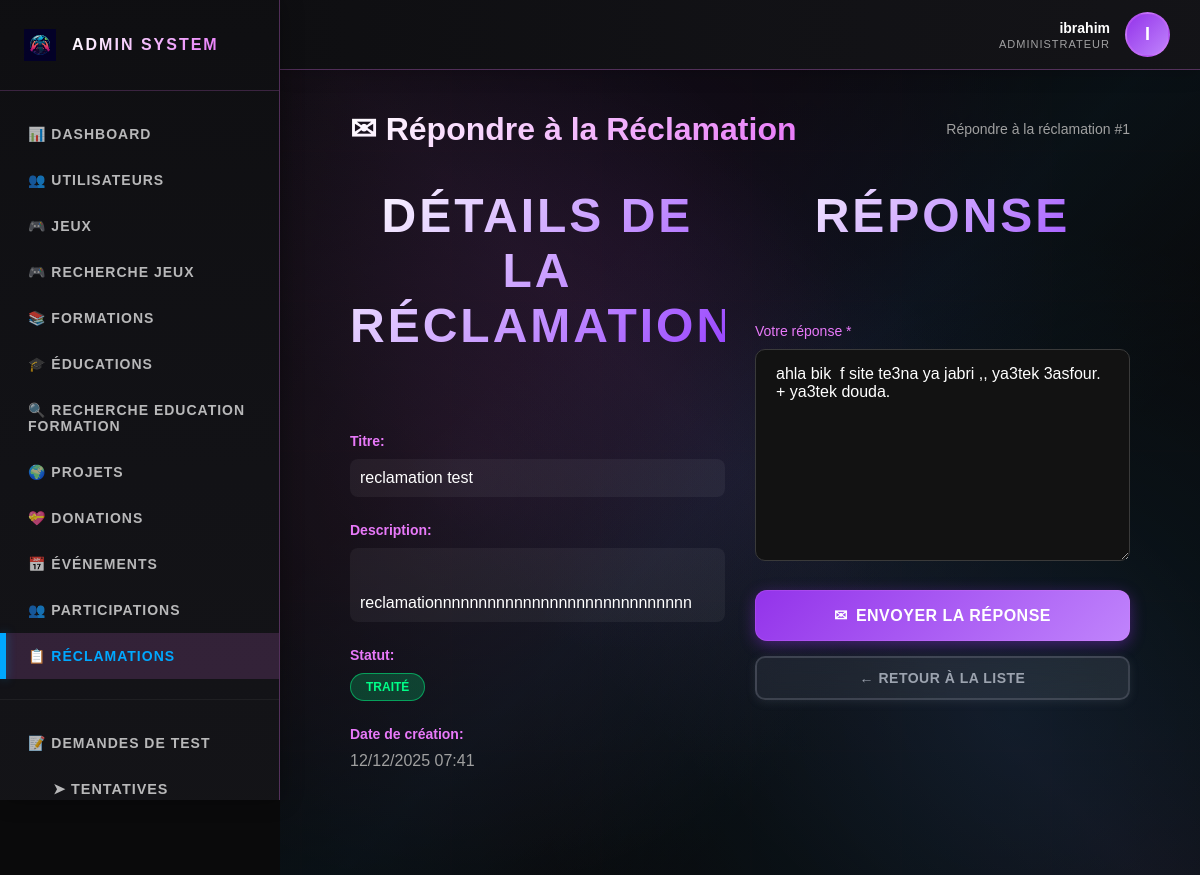
Screenshot of /?action=admin_reclamation_respond&id=1 (signed in) with the database file from the repository.
### tables this page shows
CREATE TABLE `users` (
  `id` int(11) NOT NULL,
  `username` varchar(50) NOT NULL,
  `email` varchar(100) NOT NULL,
  `password` varchar(255) NOT NULL,
  `verification_code` varchar(6) DEFAULT NULL,
  `email_verified` tinyint(1) DEFAULT 0,
  `role` enum('player','moderator','admin') DEFAULT 'player',
  `status` enum('active','inactive','banned') DEFAULT 'active',
  `created_at` timestamp NOT NULL DEFAULT current_timestamp(),
  `updated_at` timestamp NOT NULL DEFAULT current_timestamp() ON UPDATE current_timestamp(),
  `face_descriptor` text DEFAULT NULL COMMENT 'Descripteur facial encodé en JSON',
  `face_registered_at` timestamp NULL DEFAULT NULL COMMENT 'Date d''enregistrement du visage',
  `face_enabled` tinyint(1) DEFAULT 0 COMMENT 'Activer/désactiver la connexion par visage',
  `reset_code` varchar(64) DEFAULT NULL,
  `reset_code_expires` datetime DEFAULT NULL,
  `avatar` varchar(255) DEFAULT NULL,
  `medal` enum('none','bronze','silver','gold') DEFAULT 'none',
  `medal_notification_seen` tinyint(1) DEFAULT 1,
  `banned_until` datetime DEFAULT NULL
);

CREATE TABLE `reclamations` (
  `id` int(11) NOT NULL,
  `titre` varchar(255) NOT NULL,
  `description` text NOT NULL,
  `image_path` varchar(500) DEFAULT NULL,
  `user_id` int(11) NOT NULL,
  `reponse` text DEFAULT NULL,
  `statut` enum('en_attente','traité') DEFAULT 'en_attente',
  `created_at` timestamp NOT NULL DEFAULT current_timestamp(),
  `updated_at` timestamp NOT NULL DEFAULT current_timestamp() ON UPDATE current_timestamp()
);

### controllers/ReclamationController.php (called while the page is built, shortened)
<?php
require_once __DIR__ . '/../models/Reclamation.php';
class ReclamationController {
    private $reclamation;
    public function __construct($db) {
        $this->reclamation = new Reclamation($db);
    }
    public function adminRespond() {
        $id = isset($_GET['id']) ? (int)$_GET['id'] : 0;
        if (!$this->reclamation->getById($id)) {
            $_SESSION['admin_error'] = "Réclamation introuvable.";
            header("Location: ?action=admin_reclamations");
            exit;
        }
        $currentPage = 'admin_reclamations';
        include "views/admin/includes/header.php";
        include "views/admin/reclamation_respond.php";
        include "views/admin/includes/footer.php";
    }
}
?>

### models/User.php (called while the page is built, shortened)
<?php
class User {
    private $conn;
    private $table_name = "users";
    public $id;
    public function __construct($db) {
        $this->conn = $db;
    }
    public function readOne() {
        $query = "SELECT * FROM " . $this->table_name . " WHERE id = ? LIMIT 0,1";
        $stmt = $this->conn->prepare($query);
        $stmt->bindParam(1, $this->id);
        $stmt->execute();
        $row = $stmt->fetch(PDO::FETCH_ASSOC);
        if($row) {
            $this->id = $row['id'];
            $this->username = $row['username'];
            return true;
        }
        return false;
    }
}
?>

### models/Reclamation.php (called while the page is built, shortened)
<?php
class Reclamation {
    private $conn;
    private $table_name = "reclamations";
    public function __construct($db) {
        $this->conn = $db;
    }
    public function getById($id) {
        $query = "SELECT * FROM " . $this->table_name . " WHERE id = ? LIMIT 0,1";
        $stmt = $this->conn->prepare($query);
        $stmt->bindParam(1, $id);
        $stmt->execute();
        $row = $stmt->fetch(PDO::FETCH_ASSOC);
        if($row) {
            $this->id = $row['id'];
            $this->titre = $row['titre'];
            $this->description = $row['description'];
            $this->reponse = $row['reponse'];
            $this->statut = $row['statut'];
            $this->created_at = $row['created_at'];
            return true;
        }
        return false;
    }
}
?>

### views/admin/reclamation_respond.php (the view, shortened to what this page needs)
<section class="admin-content">
    <div class="admin-bg"></div>
    <div class="admin-container">
        <div class="admin-header-section">
            <h2>✉ Répondre à la Réclamation</h2>
            <p style="color: #a0a0a0; font-size: 14px;">Répondre à la réclamation #<?php echo $this->reclamation->id; ?></p>
        </div>
        <div class="dashboard-grid">
            <div class="section-card">
                <div class="section-header">
                    <h2 class="section-title">Détails de la Réclamation</h2>
                </div>
                <div class="admin-form-group">
                    <label><strong>Titre:</strong></label>
                    <p style="color: #ffffff; padding: 10px; background: rgba(255, 255, 255, 0.05); border-radius: 8px;">
                        <?php echo htmlspecialchars($this->reclamation->titre); ?>
                    </p>
                </div>
                <div class="admin-form-group">
                    <label><strong>Description:</strong></label>
                    <p style="color: #ffffff; padding: 10px; background: rgba(255, 255, 255, 0.05); border-radius: 8px; white-space: pre-wrap;">
                        <?php echo nl2br(htmlspecialchars($this->reclamation->description)); ?>
                    </p>
                </div>
                <div class="admin-form-group">
                    <label><strong>Statut:</strong></label>
                    <p>
                        <span style="display: inline-block; padding: 6px 15px; border-radius: 15px; font-size: 12px; font-weight: 700; text-transform: uppercase; <?php echo $this->reclamation->statut == 'traité' ? 'background: rgba(0, 255, 136, 0.2); border: 1px solid rgba(0, 255, 136, 0.5); color: #00ff88;' : 'background: rgba(255, 204, 0, 0.2); border: 1px solid rgba(255, 204, 0, 0.5); color: #ffcc00;'; ?>">
                            <?php echo ucfirst($this->reclamation->statut); ?>
                        </span>
                    </p>
                </div>
                <div class="admin-form-group">
                    <label><strong>Date de création:</strong></label>
                    <p style="color: #a0a0a0;">
                        <?php echo date('d/m/Y H:i', strtotime($this->reclamation->created_at)); ?>
                    </p>
                </div>
            </div>
            <div class="section-card">
                <div class="section-header">
                    <h2 class="section-title">Réponse</h2>
                </div>
                <form method="POST" action="?action=admin_reclamation_respond&id=<?php echo $this->reclamation->id; ?>">
                    <div class="admin-form-group">
                        <label for="reponse">Votre réponse *</label>
                        <textarea id="reponse" name="reponse" rows="10" required
                                  placeholder="Tapez votre réponse ici..."><?php echo htmlspecialchars($this->reclamation->reponse ?? ''); ?></textarea>
                    </div>
                    <button type="submit" class="btn-reclamation-send">
                        <span style="margin-right: 8px;">✉</span>
                        Envoyer la Réponse
                    </button>
                    <a href="?action=admin_reclamations" class="btn-reclamation-cancel" style="display: block; text-align: center; text-decoration: none; margin-top: 15px;">
                        ← Retour à la liste
                    </a>
                </form>
            </div>
        </div>
    </div>
</section>

### views/admin/includes/header.php (shortened to what this page needs)
<!DOCTYPE html>
<html lang="fr">
<head>
    <link rel="stylesheet" href="https://cdnjs.cloudflare.com/ajax/libs/font-awesome/6.4.0/css/all.min.css">
    <link rel="stylesheet" href="public/css/templatemo-prism-flux.css">
</head>
<body>
    <?php
    $adminUsername = $_SESSION['username'] ?? 'Admin';
    $adminUserId = $_SESSION['user_id'] ?? null;
    $adminInitial = strtoupper(substr($adminUsername, 0, 1));
    $adminName = $adminUsername;
    if ($adminUserId) {
        try {
            if (!isset($db)) {
                $database = new Database();
                $db = $database->getConnection();
            }
            require_once "models/User.php";
            $userModel = new User($db);
            $userModel->id = $adminUserId;
            if ($userModel->readOne()) {
                $adminName = $userModel->username ?? $adminUsername;
                $adminInitial = strtoupper(substr($adminName, 0, 1));
            }
        } catch (Exception $e) {
            error_log("Error fetching admin info: " . $e->getMessage());
        }
    }
    ?>
    <div class="admin-wrapper">
        <aside class="admin-sidebar">
            <div class="sidebar-header">
                <div class="sidebar-logo">
                    <img src="public/images/logo.png" alt="Logo" onerror="this.style.display='none'; this.parentElement.innerHTML='<div style=\'width: 40px; height: 40px; border-radius: 8px; background: linear-gradient(135deg, #9333ea, #c084fc); display: flex; align-items: center; justify-content: center; font-weight: 900; font-size: 20px; color: white;\'>M</div>';">
                </div>
                <div class="sidebar-title">Admin System</div>
            </div>
            <nav class="sidebar-nav">
                <a href="?action=admin_dashboard" class="sidebar-nav-item <?php echo (isset($currentPage) && $currentPage == 'admin') ? 'active' : ''; ?>">
                    📊 Dashboard
                </a>
                <a href="?action=admin_users" class="sidebar-nav-item <?php echo (isset($currentPage) && $currentPage == 'users') ? 'active' : ''; ?>">
                    👥 Utilisateurs
                </a>
                <a href="?action=admin_games" class="sidebar-nav-item <?php echo (isset($currentPage) && $currentPage == 'games') ? 'active' : ''; ?>">
                    🎮 Jeux
                </a>
                <a href="?action=admin_search_games" class="sidebar-nav-item <?php echo (isset($currentPage) && $currentPage == 'admin_search_games') ? 'active' : ''; ?>">
                    🎮 Recherche Jeux
                </a>
                <a href="?controller=formation&action=adminList" class="sidebar-nav-item <?php echo (isset($currentPage) && $currentPage == 'formations') ? 'active' : ''; ?>">
                    📚 Formations
                </a>
                <a href="?controller=education&action=adminList" class="sidebar-nav-item <?php echo (isset($currentPage) && $currentPage == 'educations') ? 'active' : ''; ?>">
                    🎓 Éducations
                </a>
                <a href="?controller=category&action=adminSearch" class="sidebar-nav-item <?php echo (isset($currentPage) && $currentPage == 'search') ? 'active' : ''; ?>">
                    🔍 Recherche Education Formation
                </a>
                <a href="?action=admin_projects" class="sidebar-nav-item <?php echo (isset($currentPage) && $currentPage == 'admin_projects') ? 'active' : ''; ?>">
                    🌍 Projets
                </a>
                <a href="?action=admin_donations" class="sidebar-nav-item <?php echo (isset($currentPage) && ($currentPage == 'admin_donations' || $currentPage == 'donations')) ? 'active' : ''; ?>">
                    💝 Donations
                </a>
                <a href="?action=admin_events" class="sidebar-nav-item <?php echo (isset($currentPage) && $currentPage == 'admin_events') ? 'active' : ''; ?>">
                    📅 Événements
                </a>
                <a href="?action=admin_participations" class="sidebar-nav-item <?php echo (isset($currentPage) && $currentPage == 'admin_participations') ? 'active' : ''; ?>">
                    👥 Participations
                </a>
                <a href="?action=admin_reclamations" class="sidebar-nav-item <?php echo (isset($currentPage) && $currentPage == 'admin_reclamations') ? 'active' : ''; ?>">
                    📋 Réclamations
                </a>
                <div style="margin: 20px 0; border-top: 1px solid rgba(255,255,255,0.05);"></div>
                <a href="?controller=adminTest&action=listRequests" class="sidebar-nav-item <?php echo (isset($currentPage) && in_array($currentPage, ['test_requests', 'test_attempts', 'test_questions'])) ? 'active' : ''; ?>">
                    📝 Demandes de Test
                </a>
                <a href="?controller=adminTest&action=listAttempts" class="sidebar-nav-item <?php echo (isset($currentPage) && $currentPage == 'test_attempts') ? 'active' : ''; ?>" style="padding-left: 50px; font-size: 0.9em;">
                    ➤ Tentatives
                </a>
            </nav>
        </aside>
        <header class="admin-top-header">
            <div class="admin-profile-section" onclick="showAdminProfileModal()" style="cursor: pointer; transition: all 0.3s ease;" onmouseover="this.style.opacity='0.8';" onmouseout="this.style.opacity='1';">
                <div class="admin-profile-info">
                    <div class="admin-profile-name"><?php echo htmlspecialchars($adminName); ?></div>
                    <div class="admin-profile-role">Administrateur</div>
            </div>
                <div class="admin-profile-avatar">
                    <?php echo htmlspecialchars($adminInitial); ?>
                </div>
            </div>
    </header>

### public/css/templatemo-prism-flux.css (style rules this page uses)
* { margin: 0; padding: 0; box-sizing: border-box; }
:root { --primary-black: #0a0a0a; --carbon-dark: #121212; --carbon-medium: #1a1a1a; --carbon-light: #2a2a2a; --metal-dark: #3a3a3a; --metal-light: #4a4a4a; --accent-red: #ff3333; --accent-blue: #00a8ff; --accent-green: #00ff88; --accent-purple: #9945ff; --accent-cyan: #00ffff; --text-primary: #ffffff; --text-secondary: #b0b0b0; --text-dim: #808080; }
html { scroll-behavior: smooth; }
body { font-family: 'Orbitron', 'Rajdhani', sans-serif; background: var(--primary-black); color: var(--text-primary); overflow-x: hidden; position: relative; }
body::before { content: ''; position: fixed; top: 0; left: 0; width: 100%; height: 100%; background: repeating-linear-gradient(0deg, transparent, transparent 2px, rgba(255, 255, 255, 0.03) 2px, rgba(255, 255, 255, 0.03) 4px), repeating-linear-gradient(90deg, transparent, transparent 2px, rgba(255, 255, 255, 0.03) 2px, rgba(255, 255, 255, 0.03) 4px), linear-gradient(135deg, var(--primary-black) 0%, var(--carbon-dark) 25%, var(--carbon-medium) 50%, var(--carbon-dark) 75%, var(--primary-black) 100%); z-index: -2; }
body::after { content: ''; position: fixed; top: 0; left: 0; width: 100%; height: 100%; background-image: linear-gradient(rgba(255, 51, 51, 0.05) 2px, transparent 2px), linear-gradient(90deg, rgba(255, 51, 51, 0.05) 2px, transparent 2px); background-size: 150px 150px; animation: gridMove 20s linear infinite; z-index: -1; opacity: 0.5; }
.section-header { text-align: center; margin-bottom: 80px; }
.section-title { font-size: 48px; font-weight: 900; text-transform: uppercase; letter-spacing: 3px; margin-bottom: 20px; background: linear-gradient(135deg, var(--text-primary), var(--accent-purple)); -webkit-background-clip: text; -webkit-text-fill-color: transparent; background-clip: text; }

### views/admin/reclamation_respond.php (style rules this page uses)
.btn-reclamation-send { width: 100%; padding: 16px 30px; background: linear-gradient(135deg, #9333ea 0%, #c084fc 50%, #e879f9 100%); background-size: 200% 200%; color: #ffffff; border: none; border-radius: 12px; font-size: 16px; font-weight: 700; letter-spacing: 0.5px; cursor: pointer; transition: all 0.4s cubic-bezier(0.4, 0, 0.2, 1); position: relative; overflow: hidden; box-shadow: 0 4px 15px rgba(147, 51, 234, 0.4), 0 0 0 1px rgba(232, 121, 249, 0.2) inset; text-transform: uppercase; animation: gradientShift 3s ease infinite; display: flex; align-items: center; justify-content: center; }
.btn-reclamation-send::before { content: ''; position: absolute; top: 0; left: -100%; width: 100%; height: 100%; background: linear-gradient(90deg, transparent, rgba(255, 255, 255, 0.3), transparent); transition: left 0.5s ease; }
.btn-reclamation-cancel { padding: 12px 25px; background: linear-gradient(135deg, rgba(107, 114, 128, 0.15) 0%, rgba(156, 163, 175, 0.15) 100%); border: 2px solid rgba(107, 114, 128, 0.4); border-radius: 10px; color: #9ca3af; font-size: 14px; font-weight: 700; letter-spacing: 0.5px; cursor: pointer; transition: all 0.3s cubic-bezier(0.4, 0, 0.2, 1); position: relative; overflow: hidden; backdrop-filter: blur(10px); box-shadow: 0 2px 10px rgba(107, 114, 128, 0.2); text-transform: uppercase; }
.btn-reclamation-cancel::before { content: ''; position: absolute; top: 50%; left: 50%; width: 0; height: 0; border-radius: 50%; background: rgba(107, 114, 128, 0.3); transform: translate(-50%, -50%); transition: width 0.4s ease, height 0.4s ease; }

### rows the page displays
users: username "ibrahim", username "I"
reclamations: id "1", titre "reclamation test", description "reclamationnnnnnnnnnnnnnnnnnnnnnnnnnnnn", statut "TRAITÉ", created_at "12/12/2025 07:41", reponse "ahla bik f site te3na ya jabri ,, ya3tek 3asfour. + ya3tek douda."
